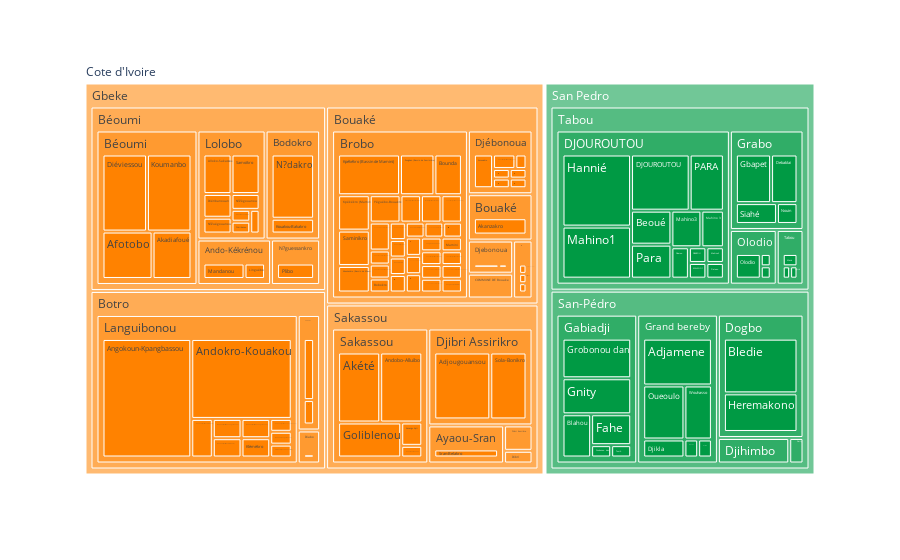

Notebook cell for this chart:
### Code cell
otherb = assessment[assessment['Market access blocked by river'] != '']
make_treemap(otherb, './home/charts/blocking_market.html', './home/charts/blocking_market.csv')

### Figure 1 — Plotly figure (JSON) as saved in the notebook; plotly's stock layout.template omitted (floating-point values rounded to 4 significant figures; data arrays with more than 128 entries replaced by an {"elided": "..."} marker saying what was removed)
{"data": [{"branchvalues": "total", "domain": {"x": [0, 1], "y": [0, 1]}, "hovertemplate": "labels=%{label}<br>Count=%{value}<br>parent=%{parent}<br>id=%{id}<extra></extra>", "ids": {"elided": "163 str values"}, "labels": {"elided": "163 str values"}, "name": "", "parents": {"elided": "163 str values"}, "type": "treemap", "values": {"elided": "163 int values"}}], "layout": {"legend": {"tracegroupgap": 0}, "margin": {"t": 60}, "treemapcolorway": ["#FF8200", "#009A44"]}}
